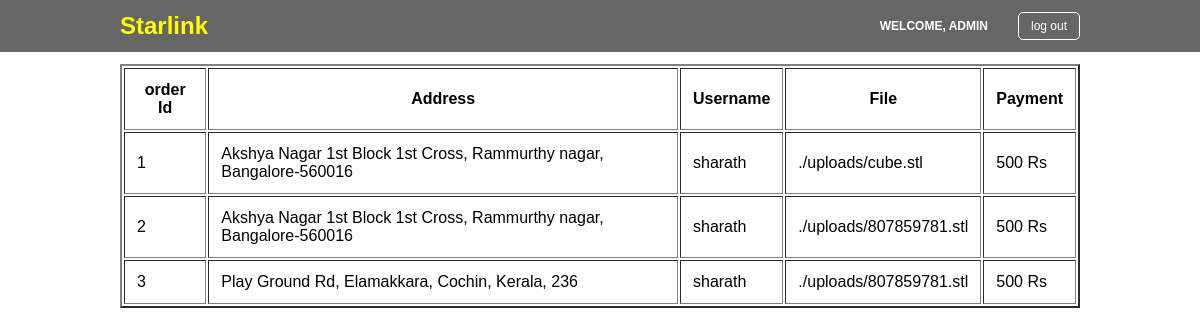
The page /admin/home.php (signed in) on the database its author committed.
### tables this page shows
CREATE TABLE `orders` (
  `id` int(100) NOT NULL,
  `address` varchar(1000) NOT NULL,
  `user` varchar(1000) NOT NULL,
  `file` varchar(1000) NOT NULL,
  `payment` int(100) NOT NULL
);

### admin/home.php (the view, shortened to what this page needs)
<!DOCTYPE html>
<html lang="en">
<head>
    <link rel="stylesheet" href="../css/header.css">
    <link rel="stylesheet" href="../css/admin/home.css">
</head>
<body>
    <?php include 'header.php'; ?>
    <div class="container">
        <table border="2">
            <thead>
                <tr>
                    <th>order Id</th>
                    <th>Address</th>
                    <th>Username</th>
                    <th>File</th>
                    <th>Payment</th>
                </tr>
            </thead>
            <tbody>
                <?php
        include '../includes/db.php';
            $sql = "SELECT * FROM orders";
            $result = mysqli_query($conn, $sql);
            if(mysqli_num_rows($result) > 0){
                while ($row = mysqli_fetch_assoc($result)){
                    echo '
                    <tr>
                        <td>'.$row["id"].'</td>
                        <td>'.$row["address"].'</td>
                        <td>'.$row["user"].'</td>
                        <td>'.$row["file"].'</td>
                        <td>'.$row["payment"].' Rs</td>
                    </tr>';
                }
            }
        ?>
            </tbody>
        </table>
    </div>
</body>
</html>

### admin/header.php
<?php
echo '<nav>
    <h1>
    <a href="../dashboard.php">
                Starlink
            </a></h1>
    <ul>
        <li>
                Welcome, Admin
        </li>
        <li>
            <form action="" method="GET">
                <button class="logout-btn" name="logout-btn">
                    log out
                </button>
            </form>
        </li>
    </ul>
</nav>';
?>

### css/header.css (style rules this page uses)
* { margin: 0; padding: 0; box-sizing: border-box; font-family: Arial, Helvetica, sans-serif; }
nav { display: flex; align-items: center; justify-content: space-between; padding: 1vw 10vw; background: rgba(0, 0, 0, 0.6); position: sticky; top: 0; z-index: 10; }
nav h1 { margin-right: 3vw; color: yellow; font-size: 2vw; }
nav ul { display: flex; gap: 2.5vw; text-transform: uppercase; list-style: none; align-items: center; }
nav li { color: #fff; transition: all 0.2s ease-in-out; font-weight: bold; font-size: 1vw; cursor: pointer; }
a { text-decoration: none; color: #fff; }
.logout-btn { background: transparent; border: 1px solid #fff; padding: 0.5vw 1vw; border-radius: 5px; color: #fff; font-size: 1vw; cursor: pointer; }

### css/admin/home.css (style rules this page uses)
.container { padding:1vw 10vw; }
table th { padding:1vw; }
table td { padding:1vw; }
h1 a { color:yellow; }

### rows shown on the page
orders: id "1", address "Akshya Nagar 1st Block 1st Cross, Rammurthy nagar, Bangalore-560016", user "sharath", file "./uploads/cube.stl", payment "500"
orders: id "2", address "Akshya Nagar 1st Block 1st Cross, Rammurthy nagar, Bangalore-560016", user "sharath", file "./uploads/807859781.stl", payment "500"
orders: id "3", address "Play Ground Rd, Elamakkara, Cochin, Kerala, 236", user "sharath", file "./uploads/807859781.stl", payment "500"
